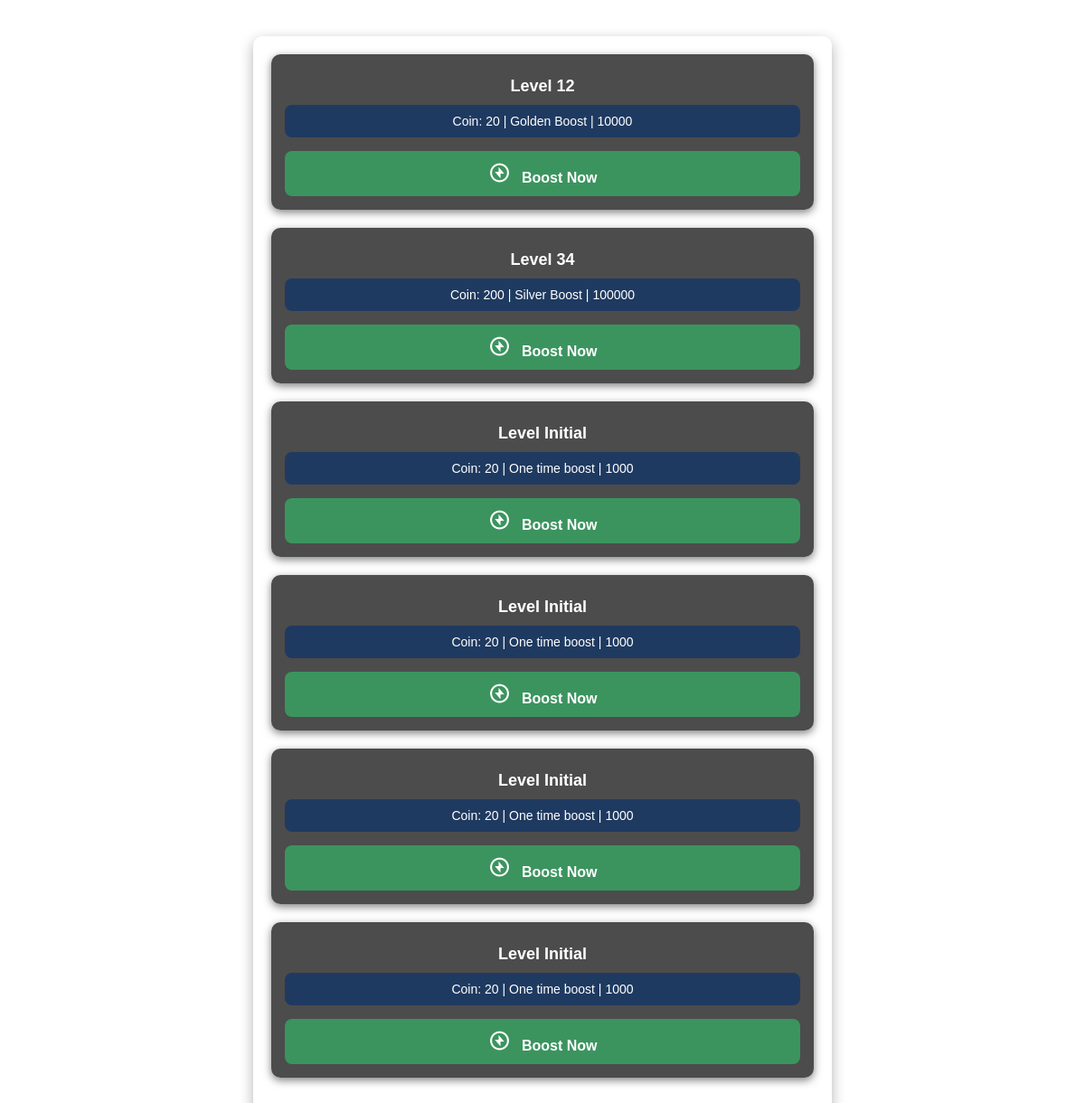
The page /boost/ (signed in) on the database as committed earlier.
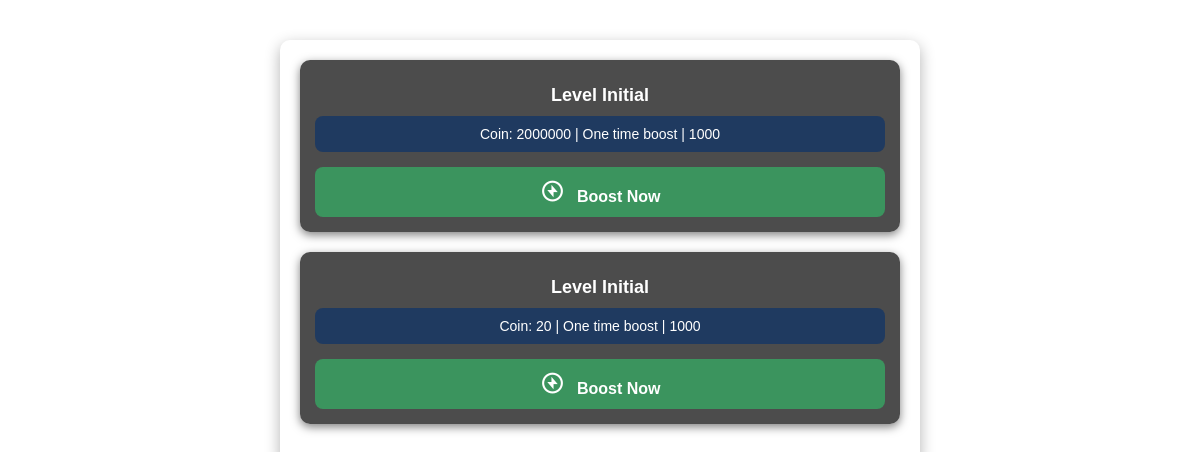
The same page on the database as committed later.
### Cgame/models.py (models this page shows, shortened)
class Boost(models.Model):
    assigned_users = models.ManyToManyField('CustomUser', related_name='boost')
    boost_name = models.CharField(max_length=100, blank=True, null=True)
    boost_value = models.PositiveIntegerField(blank=True, null=True)
    needed_coin = models.PositiveIntegerField(blank=True, null=True)
    level = models.CharField(blank=True, null=True, max_length=20, unique=False)

### Cgame/views.py (the view, shortened to what this page needs)
# urls.py: path('boost/', views.boost),
@login_required
def boost(request):
    boosting_rate = Boost.objects.filter(assigned_users=request.user)
    mining_speed = request.user.mining
    counter = request.user.counter
    context = {
        'boosting_rate': boosting_rate,
    }
    return render(request, 'boost.html', context)

### Cgame/templates/boost.html (shortened to what this page needs)
{% load static %}
<!DOCTYPE html>
<html lang="en">
<head>
    <link rel="stylesheet" href="{% static 'css/boxicons.min.css' %}">
    <link rel="stylesheet" href="{% static 'css/boost.css'%}">
</head>
<body>
    <div class="container">
        {% for boosting_rate in boosting_rate %}
        <div class="boost-card">
            <p class="level-btn">Level {{ boosting_rate.level }}</p>
            <div class="boost-info">
                Coin: {{ boosting_rate.needed_coin }} | {{ boosting_rate.boost_name }} | {{ boosting_rate.boost_value }}
            </div>
            <form id="boostForm-{{ boosting_rate.id }}" method="POST">
                <button type="submit" class="do-task">
                    <i class='bx bx-bolt-circle bx-tada bx-flip-horizontal'></i> Boost Now
                </button>
            </form>
        </div>
        {% endfor %}
    </div>
</body>
</html>

Rows that differ between the two databases and show on the page:
no longer on this page (row unchanged): Boost: level "12", needed_coin "20", boost_name "Golden Boost", boost_value "10000"
no longer on this page (row unchanged): Boost: level "34", needed_coin "200", boost_name "Silver Boost", boost_value "100000"
no longer on this page (row unchanged): Boost: level "Initial", needed_coin "20", boost_name "One time boost", boost_value "1000"
no longer on this page (row unchanged): Boost: level "Initial", needed_coin "20", boost_name "One time boost", boost_value "1000"
changed Boost (number 1 of 2 on the later page): needed_coin "20" → "2000000"
